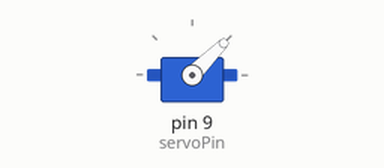
Recording of a sketch running on a simulated Arduino Uno, built with avr-gcc and run on an emulated ATmega328P. Parts: servo.

Above: at 0.1 s.
At 36.63 s:
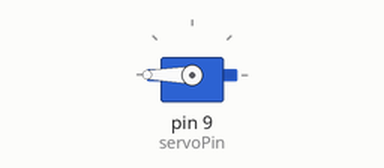
Timing chart, 0 to 38.3 s (numbered marks = the images above):
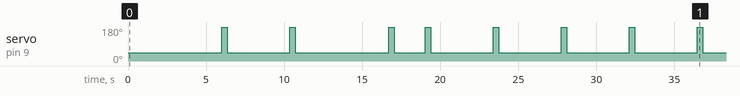

The sketch:

01_servo_integration.ino
```cpp
#include <Servo.h>
#include <arduino-timer.h>

class WeaponizedServo {
  const uint8_t SERVO_PIN;
  const uint16_t SERVO_0DEG_MICROS;
  const uint16_t SERVO_180DEG_MICROS;
  Servo servo;

protected:
  static Timer<2> timer;
public:
  WeaponizedServo(uint8_t servoPin = 9, uint16_t deg0Micros=540, uint16_t deg180Micros=2540)
    : SERVO_PIN{servoPin},
      SERVO_0DEG_MICROS{deg0Micros},
      SERVO_180DEG_MICROS{deg180Micros} {}

  void init() {
    servo.attach(SERVO_PIN, SERVO_0DEG_MICROS, SERVO_180DEG_MICROS);
    defaultPosition();
  }

  void changePosition(uint8_t angle) {
    angle = min(angle, 180);
    servo.write(angle);
  }

  void defaultPosition() {
    servo.write(45);
  }

  void hit() {
    // servo is callibrated to 'hit' at 180deg angle
    servo.write(180);
    WeaponizedServo::timer.in(350, [](void* thizz) -> bool {
      static_cast<WeaponizedServo*>(thizz)->defaultPosition();
      return false;
    }, this);
  }

  static void tick() {
    WeaponizedServo::timer.tick();
  }

  /*
  * Return true if the servo is ready to perform another hit.
  */
  operator bool() const {
    return WeaponizedServo::timer.empty();
  }

};
// initialize static timer
Timer<2> WeaponizedServo::timer;


WeaponizedServo sledgehammer;

void setup() {
  sledgehammer.init();
}

void loop() {
  if (sledgehammer) {
    delay(2000);
    sledgehammer.hit();
  }
  WeaponizedServo::tick();
}
```

Measured:
- by itself, servo on pin 9 (servoPin): 45° → 180° at 6.0 s, → 45° 0.35 s later, → 180° 4.0 s later, → 45° 0.35 s later, … (16 changes in this stretch)
